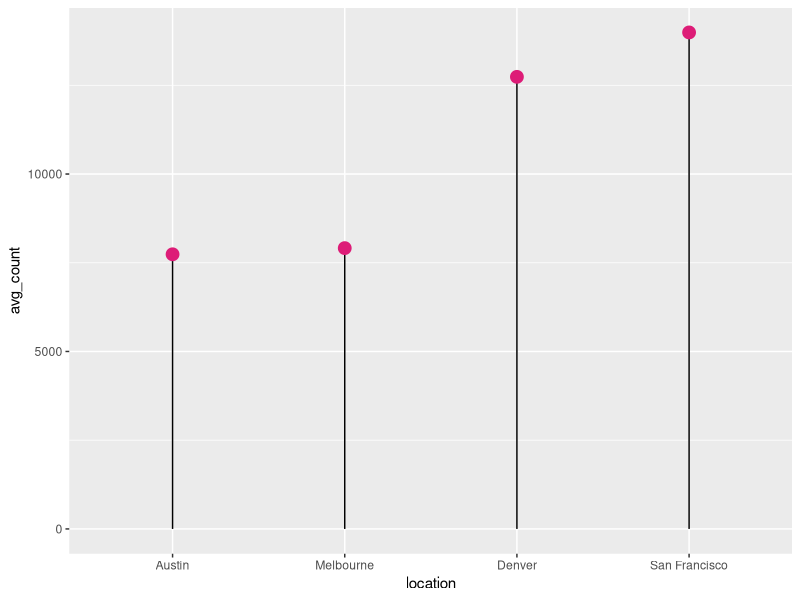
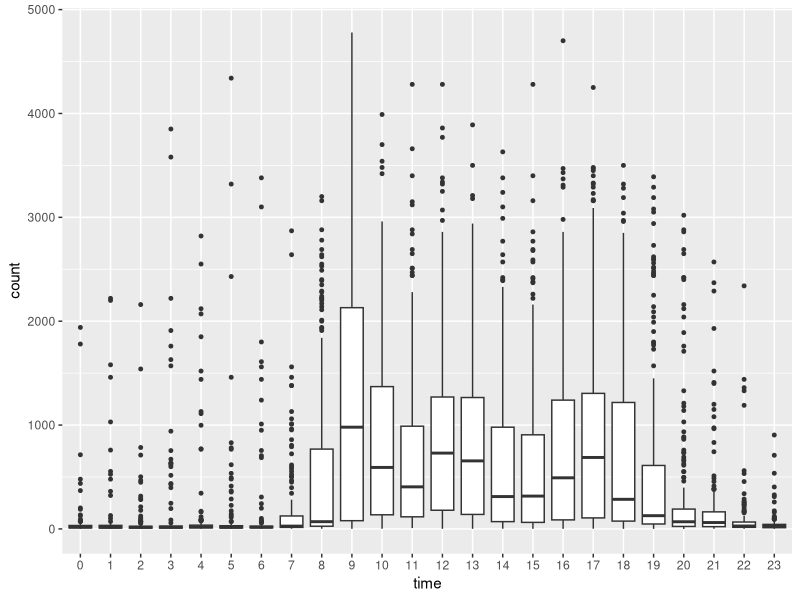
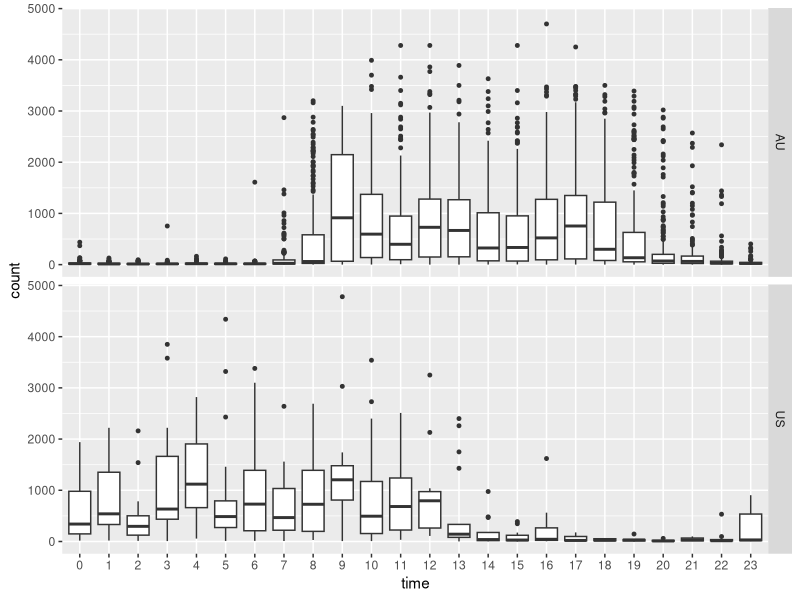

These figures' R source, in order:
library(lubridate)
library(tidyverse)
step_count_raw <- read_csv("data/step-count/step-count.csv",
                           locale = locale(tz = "Australia/Melbourne"))
location <- read_csv("data/step-count/location.csv")
step_count <- step_count_raw %>% 
  rename_with(~ c("date_time", "date", "count")) %>% 
  left_join(location) %>% 
  mutate(location = replace_na(location, "Melbourne"))
step_count

## Question 1 

date_location_steps <- step_count %>%
  group_by(location, date) %>%
  summarise(
    count = sum(count)
  )

city_avg_steps <- date_location_steps %>%
  group_by(location) %>%
  summarise(
    avg_count = mean(count)
  )

## Question 2 

p1 <- city_avg_steps %>%
  mutate(location = fct_reorder(location, avg_count)) %>%
  ggplot(aes(location, avg_count)) + 
  geom_segment(aes(xend = location, y = 0, yend = avg_count)) +
  geom_point(size = 4, colour = "#dd1c77") 



## Question 3 
step_count_time <- step_count %>%
  mutate(
    time = as_factor(hour(date_time)),
    country = case_when(
      location == "Melbourne" ~ "AU", 
      TRUE ~ "US"
    )
  )

## Question 4 
p2 <- step_count_time %>%
  ggplot(aes(time, count)) + 
  geom_boxplot(outlier.size = 1)


## Question 5 

p3 <- p2 +
  facet_grid(rows = vars(country))
